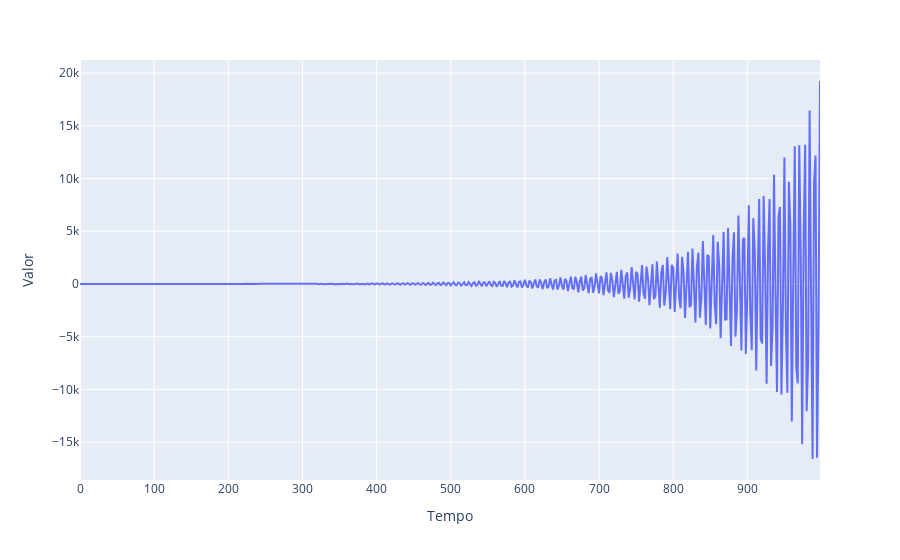

Here is the notebook cell this chart was saved with:
### Code cell
fig

### Figure 1 — Plotly figure (JSON) as saved in the notebook; plotly's stock layout.template omitted (floating-point values rounded to 4 significant figures; data arrays with more than 128 entries replaced by an {"elided": "..."} marker saying what was removed)
{"data": [{"hovertemplate": "Tempo=%{x}<br>Valor=%{y}<extra></extra>", "legendgroup": "", "line": {"color": "#636efa", "dash": "solid"}, "marker": {"symbol": "circle"}, "mode": "lines", "name": "", "orientation": "v", "showlegend": false, "type": "scatter", "x": {"elided": "500 int values"}, "xaxis": "x", "y": {"elided": "500 float values"}, "yaxis": "y"}], "layout": {"legend": {"tracegroupgap": 0}, "margin": {"t": 60}, "xaxis": {"anchor": "y", "domain": [0, 1], "title": {"text": "Tempo"}}, "yaxis": {"anchor": "x", "domain": [0, 1], "title": {"text": "Valor"}}}}
